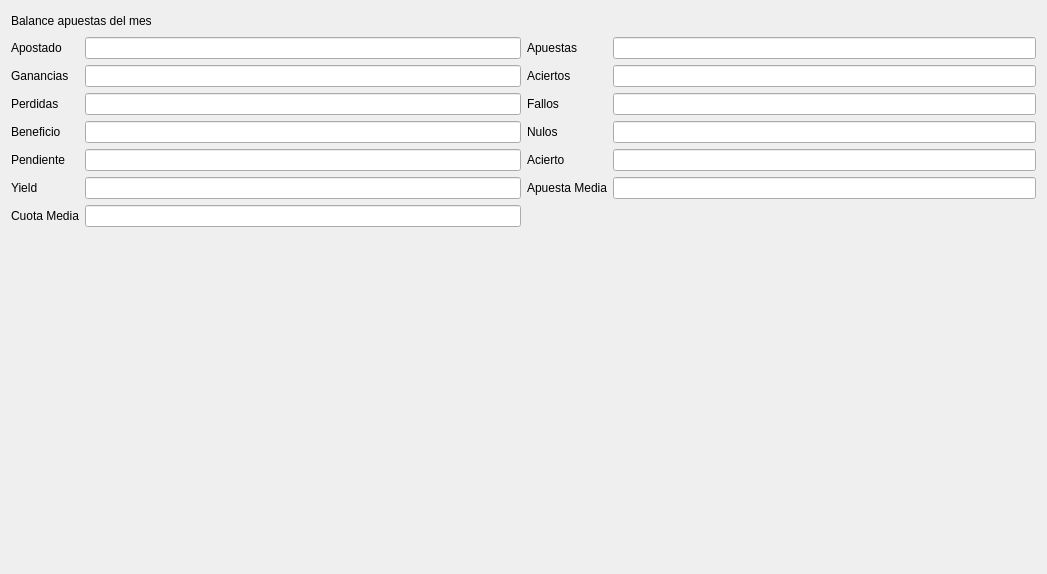
<?xml version="1.0" encoding="UTF-8"?>
<ui version="4.0">
 <class>Form</class>
 <widget class="QWidget" name="Form">
  <property name="geometry">
   <rect>
    <x>0</x>
    <y>0</y>
    <width>1047</width>
    <height>574</height>
   </rect>
  </property>
  <property name="windowTitle">
   <string>Form</string>
  </property>
  <layout class="QVBoxLayout" name="verticalLayout">
   <item>
    <widget class="QLabel" name="label_3">
     <property name="maximumSize">
      <size>
       <width>16777215</width>
       <height>20</height>
      </size>
     </property>
     <property name="text">
      <string>Balance apuestas del mes</string>
     </property>
    </widget>
   </item>
   <item>
    <layout class="QHBoxLayout" name="horizontalLayout_3">
     <item>
      <layout class="QFormLayout" name="formLayout_5">
       <item row="0" column="0">
        <widget class="QLabel" name="label_9">
         <property name="text">
          <string>Apostado</string>
         </property>
        </widget>
       </item>
       <item row="0" column="1">
        <widget class="QLineEdit" name="txtApostado">
         <property name="readOnly">
          <bool>true</bool>
         </property>
        </widget>
       </item>
       <item row="1" column="0">
        <widget class="QLabel" name="label_5">
         <property name="text">
          <string>Ganancias</string>
         </property>
        </widget>
       </item>
       <item row="1" column="1">
        <widget class="QLineEdit" name="txtGanancias">
         <property name="readOnly">
          <bool>true</bool>
         </property>
        </widget>
       </item>
       <item row="2" column="0">
        <widget class="QLabel" name="label_6">
         <property name="text">
          <string>Perdidas</string>
         </property>
        </widget>
       </item>
       <item row="2" column="1">
        <widget class="QLineEdit" name="txtPerdidas">
         <property name="readOnly">
          <bool>true</bool>
         </property>
        </widget>
       </item>
       <item row="3" column="0">
        <widget class="QLabel" name="label_11">
         <property name="text">
          <string>Beneficio</string>
         </property>
        </widget>
       </item>
       <item row="3" column="1">
        <widget class="QLineEdit" name="txtBeneficio">
         <property name="readOnly">
          <bool>true</bool>
         </property>
        </widget>
       </item>
       <item row="4" column="0">
        <widget class="QLabel" name="label_12">
         <property name="text">
          <string>Pendiente</string>
         </property>
        </widget>
       </item>
       <item row="4" column="1">
        <widget class="QLineEdit" name="txtPendiente">
         <property name="readOnly">
          <bool>true</bool>
         </property>
        </widget>
       </item>
       <item row="5" column="0">
        <widget class="QLabel" name="label_13">
         <property name="text">
          <string>Yield</string>
         </property>
        </widget>
       </item>
       <item row="5" column="1">
        <widget class="QLineEdit" name="txtYield">
         <property name="readOnly">
          <bool>true</bool>
         </property>
        </widget>
       </item>
       <item row="6" column="1">
        <widget class="QLineEdit" name="txtCuota"/>
       </item>
       <item row="6" column="0">
        <widget class="QLabel" name="label_19">
         <property name="text">
          <string>Cuota Media</string>
         </property>
        </widget>
       </item>
      </layout>
     </item>
     <item>
      <layout class="QFormLayout" name="formLayout_3">
       <item row="0" column="0">
        <widget class="QLabel" name="label_10">
         <property name="text">
          <string>Apuestas</string>
         </property>
        </widget>
       </item>
       <item row="0" column="1">
        <widget class="QLineEdit" name="txtApuestas">
         <property name="readOnly">
          <bool>true</bool>
         </property>
        </widget>
       </item>
       <item row="1" column="0">
        <widget class="QLabel" name="label_14">
         <property name="text">
          <string>Aciertos</string>
         </property>
        </widget>
       </item>
       <item row="1" column="1">
        <widget class="QLineEdit" name="txtAciertos">
         <property name="readOnly">
          <bool>true</bool>
         </property>
        </widget>
       </item>
       <item row="2" column="0">
        <widget class="QLabel" name="label_15">
         <property name="text">
          <string>Fallos</string>
         </property>
        </widget>
       </item>
       <item row="2" column="1">
        <widget class="QLineEdit" name="txtFallos">
         <property name="readOnly">
          <bool>true</bool>
         </property>
        </widget>
       </item>
       <item row="3" column="0">
        <widget class="QLabel" name="label_16">
         <property name="text">
          <string>Nulos</string>
         </property>
        </widget>
       </item>
       <item row="3" column="1">
        <widget class="QLineEdit" name="txtNulos">
         <property name="readOnly">
          <bool>true</bool>
         </property>
        </widget>
       </item>
       <item row="4" column="0">
        <widget class="QLabel" name="label_17">
         <property name="text">
          <string>Acierto</string>
         </property>
        </widget>
       </item>
       <item row="4" column="1">
        <widget class="QLineEdit" name="txtAcierto">
         <property name="readOnly">
          <bool>true</bool>
         </property>
        </widget>
       </item>
       <item row="5" column="0">
        <widget class="QLabel" name="label_18">
         <property name="text">
          <string>Apuesta Media</string>
         </property>
        </widget>
       </item>
       <item row="5" column="1">
        <widget class="QLineEdit" name="txtApuestaMedia">
         <property name="readOnly">
          <bool>true</bool>
         </property>
        </widget>
       </item>
      </layout>
     </item>
    </layout>
   </item>
  </layout>
  <zorder>label_3</zorder>
  <zorder></zorder>
 </widget>
 <resources/>
 <connections/>
</ui>
